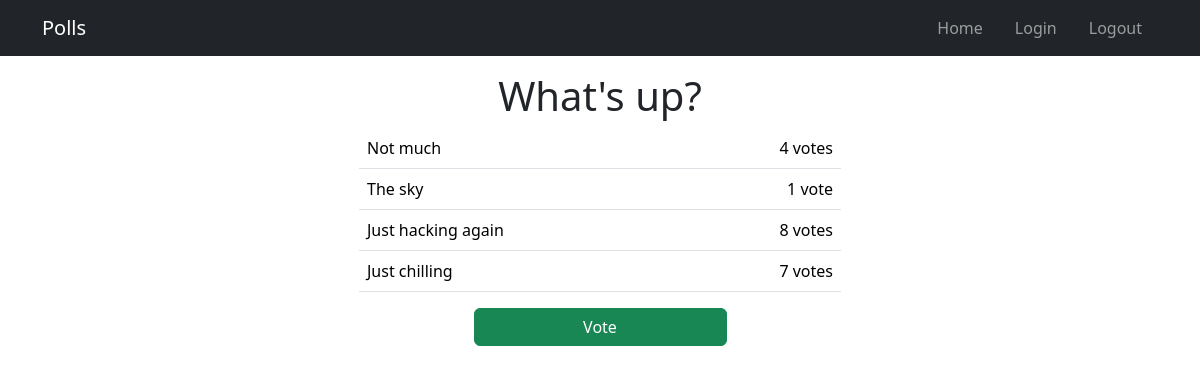
Before: /1/results/ with the older database file.
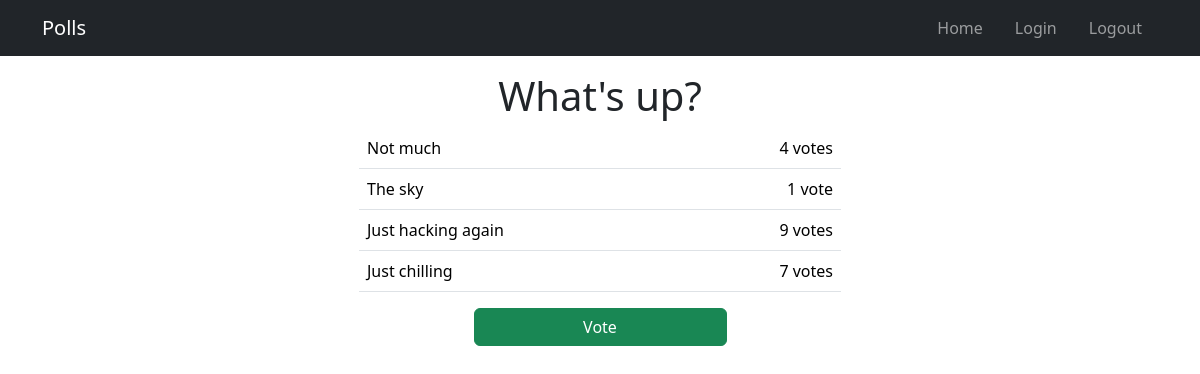
After: the same page with the newer database file.
### main/models.py (models this page shows, shortened)
class Question(models.Model):
    question_text = models.CharField(max_length=200)
    pub_date = models.DateTimeField("date published")

class Choice(models.Model):
    question = models.ForeignKey(Question, on_delete=models.CASCADE)
    choice_text = models.CharField(max_length=200)
    votes = models.IntegerField(default=0)

### main/views.py (the view)
# urls.py: path("<int:question_id>/results/", views.results, name="results"),
def results(request, question_id):
    question = get_object_or_404(Question, pk=question_id)
    return render(request, "main/results.html", {"question": question})

### main/templates/main/results.html
{% extends "main/base.html" %}
{% block content %}
    <div class="container px-5">
        <h1 class="text-center">{{ question.question_text }}</h1>
        <div class="container d-grid col-12 col-md-10 col-lg-6">
            <table class="table">
                {% for choice in question.choice_set.all %}
                <tr>
                    <td>{{ choice.choice_text }}</td>
                    <td class="text-end">{{ choice.votes }} vote{{ choice.votes|pluralize }}</td>
                </tr>
                {% endfor %}
            </table>
        </div>
    </div>
    <div class="container d-grid gap-2 col-3">
        <a class="btn btn-success" href="{% url 'main:detail' question.id %}">Vote</a>
    </div>
{% endblock content %}

### main/templates/main/base.html (shortened to what this page needs)
{% load static %}
<!DOCTYPE html>
<html>
    <head>
        <link href="https://cdn.jsdelivr.net/npm/bootstrap@5.3.2/dist/css/bootstrap.min.css" rel="stylesheet">
    </head>
    <body>
        <div class="navbar navbar-expand-sm navbar-dark bg-dark">
            <div class="container">
                <a href="{% url 'main:index' %}" class="navbar-brand">Polls</a>
                <div class="collaplse navbar-collapse d-flex justify-content-end" id="nav">
                    <ul class="navbar-nav">
                        <li class="nav-item px-2">
                            <a class="nav-link {% block nav_home %} {% endblock %}" href="{% url 'main:index' %}">Home</a>
                        </li>
                        <li class="nav-item px-2">
                            <a class="nav-link {% block nav_login %} {% endblock %}" href="{% url 'login' %}">Login</a>
                        </li>
                        <li class="nav-item px-2">
                            <a class="nav-link" href="{% url 'logout' %}">Logout</a>
                        </li>
                    </ul>
                </div>
            </div>
        </div>
        <div class="container p-3">
            {% block content %}
            {% endblock content %}
        </div>
    </body>
</html>

Changed rows visible on the page:
changed Choice "Just hacking again": votes "8" → "9"
